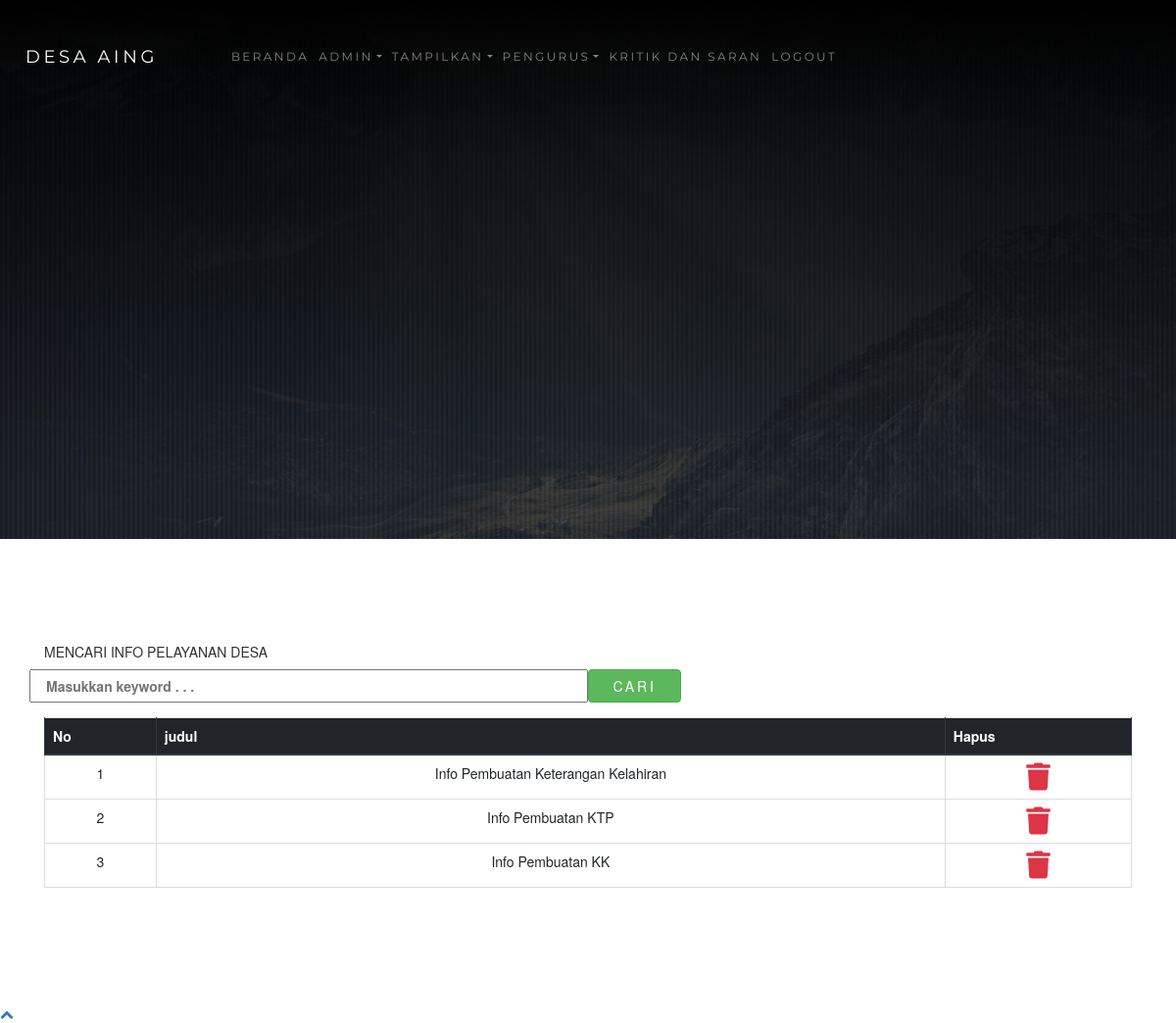
Screenshot of /admin.php?halaman=info1 (signed in) with the database file from the repository.
### tables this page shows
CREATE TABLE `info` (
  `id` int(11) NOT NULL,
  `judul` varchar(300) NOT NULL,
  `isi` text NOT NULL
);

### functions.php (called while the page is built, shortened)
<?php
$conn = mysqli_connect("localhost", "root", "", "ta_web");
function query($query)
{
    global $conn;
    $result = mysqli_query($conn, $query);
    $rows = [];
    while ($row = mysqli_fetch_assoc($result)) {
        $rows[] = $row;
    }
    return $rows;
}

### tampil_info.php (the view, shortened to what this page needs)
<?php
require 'functions.php';
$info = query("SELECT * FROM info ORDER BY id DESC");
?>
<!DOCTYPE html>
<html lang="en">
<head>
</head>
<body>
    <div class="inner-page">
        <div class="slider-item" style="background-image: url('images/konfirmasi.jpg');">
            <div class="container">
                <div class="row slider-text align-items-center justify-content-center">
                </div>
            </div>
        </div>
    </div>
    <section class="section blog">
        <div class="container">
            <form action="" method="post">
                <div class="form-group row font-weight-bold text-uppercase">
                    <h5 class="col-sm-12">Mencari Info Pelayanan Desa</h5>
                    <input type="text" class="col-sm-6" placeholder="Masukkan keyword . . ." name="keyword" id="keyword" autocomplete="off">
                    <button type="submit" class="col-sm-1 btn btn-success" name="cari">Cari</button>
                </div>
            </form>
            <table class="table table-bordered text-center">
                <thead class="thead-dark">
                    <tr class="text-center">
                        <th>No</th>
                        <th>judul</th>
                        <th>Hapus</th>
                    </tr>
                </thead>
                <?php $i = 1; ?>
                <tbody>
                    <?php foreach ($info as $row) : ?>
                        <tr>
                            <td><?= $i; ?></td>
                            <td><?= $row["judul"] ?></td>
                            <td><a href="hapus.php?id=<?= $row["id"]; ?>&hapus=info1" onclick="return confirm('Mau dihapus ?')"><i class="fas fa-trash text-danger fa-2x"></i></a></td>
                        </tr>
                        <?php $i++; ?>
                    <?php endforeach; ?>
                </tbody>
            </table>
        </div>
    </section>
</body>
</html>

### rows the page displays
info: judul "Info Pembuatan Keterangan Kelahiran"
info: judul "Info Pembuatan KTP"
info: judul "Info Pembuatan KK"
